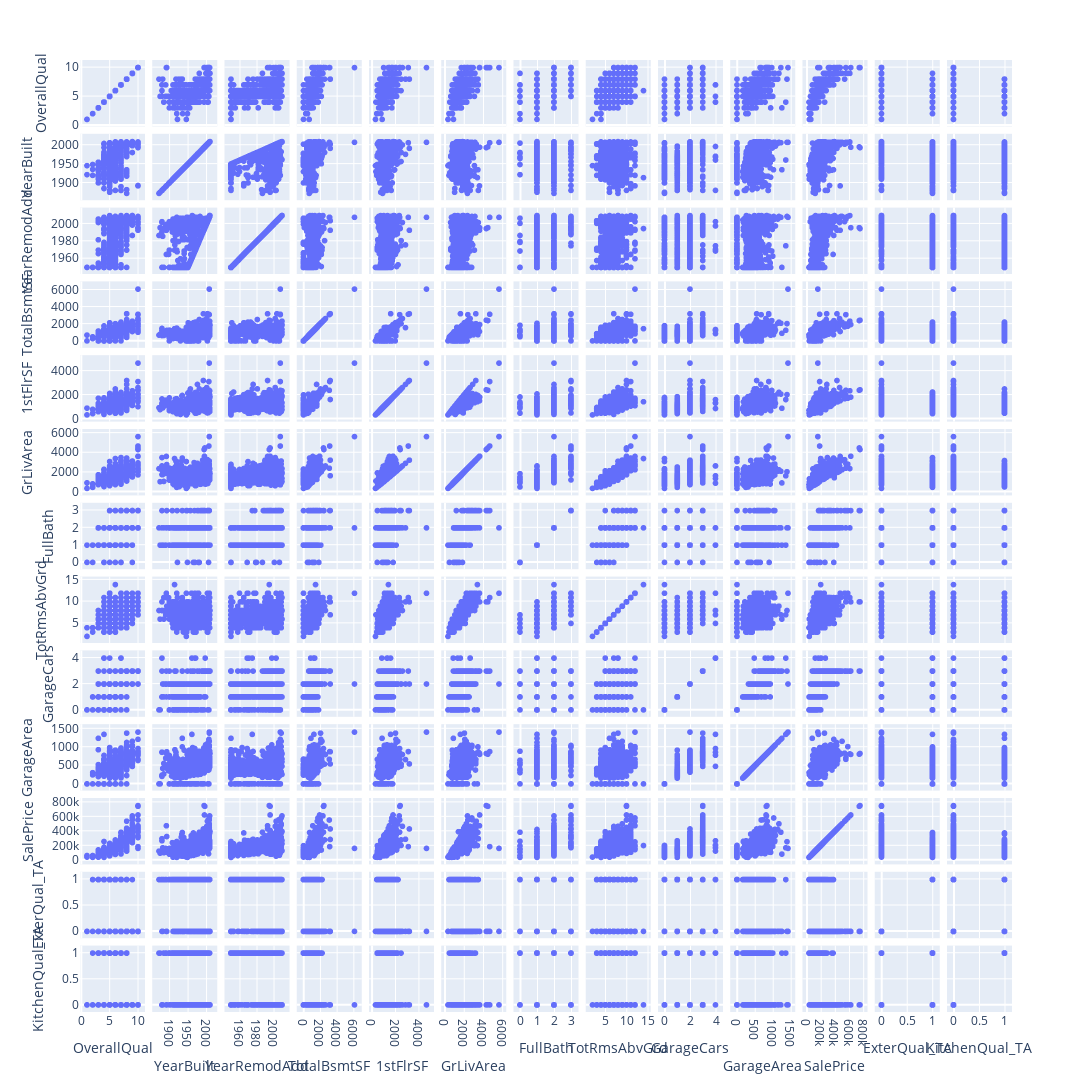

Here is the notebook cell this chart was saved with:
### Code cell
scattermatrix(train[index], 1300, 1300)

### Figure 1 — Plotly figure (JSON) as saved in the notebook; plotly's stock layout.template omitted (floating-point values rounded to 4 significant figures; data arrays with more than 128 entries replaced by an {"elided": "..."} marker saying what was removed)
{"data": [{"dimensions": [{"axis": {"matches": true}, "label": "OverallQual", "values": {"elided": "1460 int values"}}, {"axis": {"matches": true}, "label": "YearBuilt", "values": {"elided": "1460 int values"}}, {"axis": {"matches": true}, "label": "YearRemodAdd", "values": {"elided": "1460 int values"}}, {"axis": {"matches": true}, "label": "TotalBsmtSF", "values": {"elided": "1460 int values"}}, {"axis": {"matches": true}, "label": "1stFlrSF", "values": {"elided": "1460 int values"}}, {"axis": {"matches": true}, "label": "GrLivArea", "values": {"elided": "1460 int values"}}, {"axis": {"matches": true}, "label": "FullBath", "values": {"elided": "1460 int values"}}, {"axis": {"matches": true}, "label": "TotRmsAbvGrd", "values": {"elided": "1460 int values"}}, {"axis": {"matches": true}, "label": "GarageCars", "values": {"elided": "1460 int values"}}, {"axis": {"matches": true}, "label": "GarageArea", "values": {"elided": "1460 int values"}}, {"axis": {"matches": true}, "label": "SalePrice", "values": {"elided": "1460 int values"}}, {"axis": {"matches": true}, "label": "ExterQual_TA", "values": {"elided": "1460 int values"}}, {"axis": {"matches": true}, "label": "KitchenQual_TA", "values": {"elided": "1460 int values"}}], "hovertemplate": "%{xaxis.title.text}=%{x}<br>%{yaxis.title.text}=%{y}<extra></extra>", "legendgroup": "", "marker": {"color": "#636efa", "symbol": "circle"}, "name": "", "showlegend": false, "type": "splom"}], "layout": {"dragmode": "select", "height": 1300, "hovermode": "closest", "legend": {"tracegroupgap": 0}, "margin": {"t": 60}, "width": 1300}}
